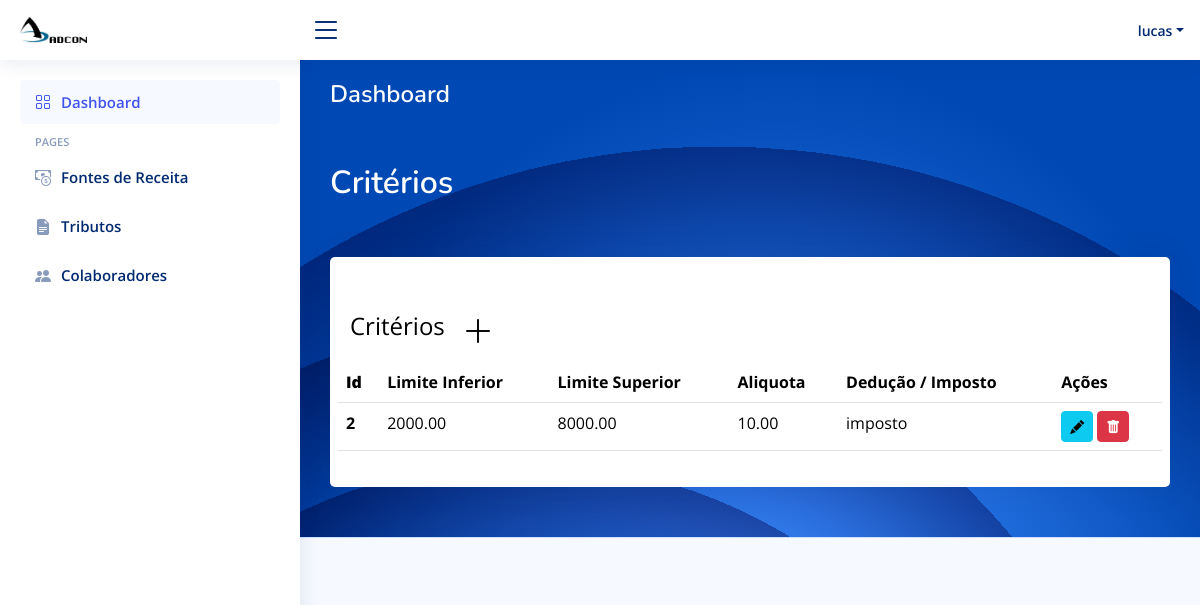
Page /criterios/2 (signed in) on the committed database.
### app/models.py (models this page shows)
class Criterios(models.Model):
    id_aliquotas = models.AutoField(primary_key=True)
    deducao_imposto = models.CharField(max_length=100, blank=True, null=True)
    limite_superior = models.DecimalField(max_digits=10, decimal_places=2, null=True, blank=True)
    limite_inferior = models.DecimalField(max_digits=10, decimal_places=2, null=True, blank=True)
    aliquota = models.DecimalField(max_digits=10, decimal_places=2)

### app/views.py (the view, shortened to what this page needs)
# urls.py: path("criterios/<int:tributo_id>", views.criterios, name="criterios"),
@login_required(login_url='/')
def criterios(request, tributo_id):
    tributo = get_object_or_404(Tributo, id_tributo=tributo_id)
    criterio_aliquotas = CriterioAliquotas.objects.filter(id_tributo_tributo=tributo).select_related('id_aliquotas_criterios')
    criterios = [ca.id_aliquotas_criterios for ca in criterio_aliquotas]
    return render(request, 'frontend/criterios.html', {
        'tributo': tributo,
        'criterios': criterios
    })

### app/templates/frontend/criterios.html (shortened to what this page needs)
<!DOCTYPE html>
<html lang="en">
{% load static %}
<head>
  <link href="{% static "vendor/bootstrap/css/bootstrap.min.css" %}" rel="stylesheet">
  <link href="{% static "vendor/bootstrap-icons/bootstrap-icons.css" %}" rel="stylesheet">
  <link href="{% static "vendor/boxicons/css/boxicons.min.css" %}" rel="stylesheet">
  <link href="{% static "vendor/quill/quill.snow.css" %}" rel="stylesheet">
  <link href="{% static "vendor/quill/quill.bubble.css" %}" rel="stylesheet">
  <link href="{% static "vendor/remixicon/remixicon.css" %}" rel="stylesheet">
  <link href="{% static "vendor/simple-datatables/style.css" %}" rel="stylesheet">
  <link href="{% static "css/style.css" %}" rel="stylesheet">
</head>
<body>
  <header id="header" class="header fixed-top d-flex align-items-center">
    <div class="d-flex align-items-center justify-content-between">
      <a href="{% url 'index' %}" class="logo d-flex align-items-center">
        <img src="{% static "img/logo.png" %}" alt="">
      </a>
      <i class="bi bi-list toggle-sidebar-btn"></i>
    </div>
    <nav class="header-nav ms-auto">
      <ul class="d-flex align-items-center">
        <li class="nav-item dropdown pe-3">
          <a class="nav-link nav-profile d-flex align-items-center pe-0" href="#" data-bs-toggle="dropdown">
            <span class="d-none d-md-block dropdown-toggle ps-2">{{user.username}}</span>
          </a>
        </li>
      </ul>
    </nav>
  </header>
  <aside id="sidebar" class="sidebar">
    <ul class="sidebar-nav" id="sidebar-nav">
      <li class="nav-item">
        <a class="nav-link " href="{% url 'index' %}">
          <i class="bi bi-grid"></i>
          <span>Dashboard</span>
        </a>
      </li>
      <li class="nav-heading">Pages</li>
      <li class="nav-item">
        <a class="nav-link collapsed" href="{% url 'fontes_receitas' %}">
          <i class="bi bi-cash-coin"></i>
          <span>Fontes de Receita</span>
        </a>
      </li>
      <li class="nav-item">
        <a class="nav-link collapsed" href="{% url 'tributos' %}">
          <i class="bi bi-file-earmark-text-fill"></i>
          <span>Tributos</span>
        </a>
      </li>
      <li class="nav-item">
        <a class="nav-link collapsed" href={% url 'colaboradores' %}>
          <i class="bi bi-people-fill"></i>
          <span>Colaboradores</span>
        </a>
      </li>
    </ul>
  </aside>
  <main id="main" class="main" style="background-image: url('{% static "img/graphic-side.svg" %}');">
    <div class="pagetitle">
      <h1 style="color: white;">Dashboard</h1>
      <nav>
        <ol class="breadcrumb" style="margin-bottom: 50px; margin-top: 50px; font-size: xx-large;">
          <li class="breadcrumb-item" style="color: white;">Critérios</li>
        </ol>
      </nav>
    </div>
    <section class="section dashboard">
      <div class="row">
        <div class="col-lg-12">
        <div class="card">
            <div class="card-body">
                <h5 class="card-title" style="display: flex; justify-content: space-between;"></h5>
                          <span style="font-size: x-large; color: rgb(0, 0, 0);">Critérios</span>
                            <button type="button" class="btn" data-bs-toggle="modal" data-bs-target="#adicionarcriterio">
                                <i style="font-size: 2rem; color: black;" class="bi bi-plus-lg"></i>
                            </button>
                <div class="row">
                <table class="table datatable">
                  <thead>
                    <tr>
                      <th>
                        <b>Id</b>
                      </th>
                      <th scope="col">Limite Inferior</th>
                      <th scope="col">Limite Superior</th>
                      <th scope="col">Aliquota</th>
                      <th scope="col">Dedução / Imposto</th>
                      <th scope="col">Ações</th>
                    </tr>
                  </thead>
                  <tbody>
                    {% for criterio in criterios %}
                    <tr>
                        <th scope="row">{{ criterio.id_aliquotas }}</th>
                        <td>{{ criterio.limite_inferior }}</td>
                        <td>
                            {{ criterio.limite_superior }}
                        </td>
                        <td>{{ criterio.aliquota }}</td>
                        <td>{{ criterio.deducao_imposto }}</td>
                       <td>
                            <a href="{% url 'update_criterio' tributo_id=tributo.id_tributo criterio_id=criterio.id_aliquotas %}" class="btn btn-info btn-sm">
                                <i class="bi bi-pencil-fill"></i>
                            </a>
                            <a href="{% url 'delete_criterio' tributo_id=tributo.id_tributo criterio_id=criterio.id_aliquotas %}" class="btn btn-danger btn-sm">
                                <i class="bi bi-trash-fill"></i>
                            </a>
                        </td>
                    </tr>
                    {% endfor %}
                </tbody>
                </table>
              </div>
            </div>
        </div>
            </div>
          </div>
    </section>
  </main>
  <footer id="footer" class="footer">
  </footer>
</body>
</html>

### app/static/css/style.css (style rules this page uses)
:root { scroll-behavior: smooth; }
body { font-family: "Open Sans", sans-serif; background: #f6f9ff; color: #444444; }
a { color: #4154f1; text-decoration: none; }
h1, h2, h3, h4, h5, h6 { font-family: "Nunito", sans-serif; }
#main { margin-top: 60px; padding: 20px 30px; transition: all 0.3s; }
.pagetitle { margin-bottom: 10px; }
.pagetitle h1 { font-size: 24px; margin-bottom: 0; font-weight: 600; color: #012970; }
.card { margin-bottom: 30px; border: none; border-radius: 5px; box-shadow: 0px 0 30px rgba(1, 41, 112, 0.1); }
.card-title { padding: 20px 0 15px 0; font-size: 18px; font-weight: 500; color: #012970; font-family: "Poppins", sans-serif; }
.card-body { padding: 0 20px 20px 20px; }
.breadcrumb { font-size: 14px; font-family: "Nunito", sans-serif; color: #899bbd; font-weight: 600; }
.breadcrumb .breadcrumb-item::before { color: #899bbd; }
.logo { line-height: 1; }
@media (min-width: 1200px) { .logo { width: 280px; } }
.logo img { max-height: 26px; margin-right: 6px; }
.header { transition: all 0.5s; z-index: 997; height: 60px; box-shadow: 0px 2px 20px rgba(1, 41, 112, 0.1); background-color: #fff; padding-left: 20px; }
.header .toggle-sidebar-btn { font-size: 32px; padding-left: 10px; cursor: pointer; color: #012970; }
.header-nav ul { list-style: none; }
.header-nav>ul { margin: 0; padding: 0; }
.header-nav .nav-profile { color: #012970; }
.header-nav .nav-profile span { font-size: 14px; font-weight: 600; }
.sidebar { position: fixed; top: 60px; left: 0; bottom: 0; width: 300px; z-index: 996; transition: all 0.3s; padding: 20px; overflow-y: auto; scrollbar-width: thin; scrollbar-color: #aab7cf transparent; box-shadow: 0px 0px 20px rgba(1, 41, 112, 0.1); background-color: #fff; }
@media (min-width: 1200px) { #main, #footer { margin-left: 300px; } }
.sidebar-nav { padding: 0; margin: 0; list-style: none; }
.sidebar-nav li { padding: 0; margin: 0; list-style: none; }
.sidebar-nav .nav-item { margin-bottom: 5px; }
.sidebar-nav .nav-heading { font-size: 11px; text-transform: uppercase; color: #899bbd; font-weight: 600; margin: 10px 0 5px 15px; }
.sidebar-nav .nav-link { display: flex; align-items: center; font-size: 15px; font-weight: 600; color: #4154f1; transition: 0.3; background: #f6f9ff; padding: 10px 15px; border-radius: 4px; }
.sidebar-nav .nav-link i { font-size: 16px; margin-right: 10px; color: #4154f1; }
.sidebar-nav .nav-link.collapsed { color: #012970; background: #fff; }
.sidebar-nav .nav-link.collapsed i { color: #899bbd; }
.footer { padding: 20px 0; font-size: 14px; transition: all 0.3s; border-top: 1px solid #cddfff; }

### rows in the picture
Criterios: id_aliquotas "2", limite_inferior "2000.00", limite_superior "8000.00", aliquota "10.00", deducao_imposto "imposto"

### other values in the picture
{{ user.username }} "lucas"
